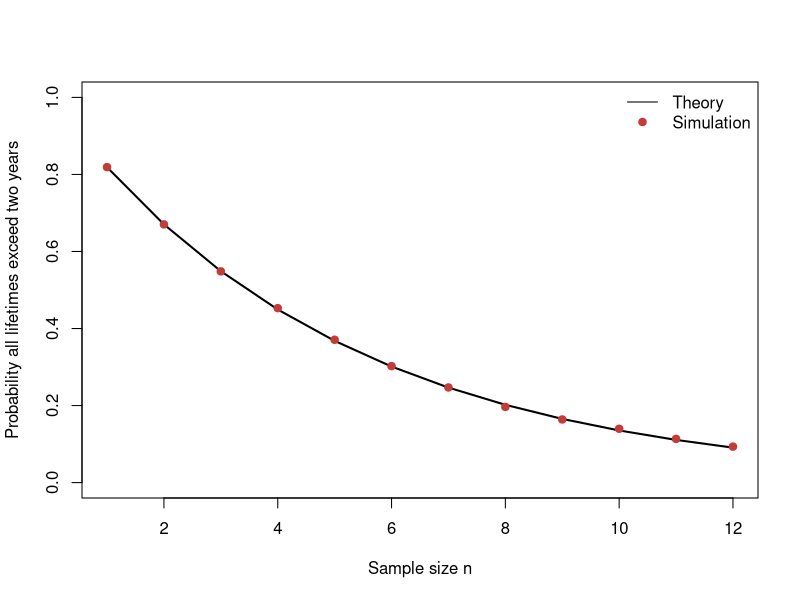
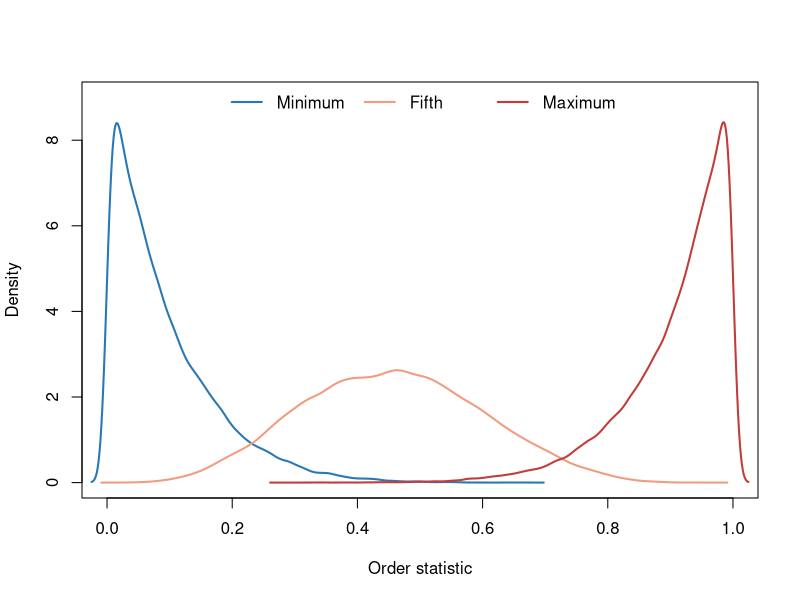
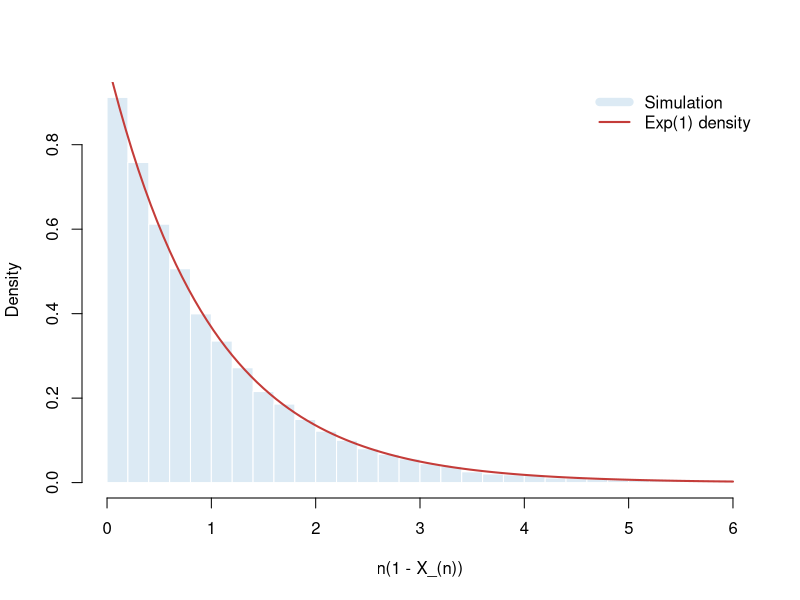

Reproduce these figures in R, in order.
## ---- chunk 1
set.seed(5201)
beta <- 10
n_grid <- 1:12
theory <- exp(-2 * n_grid / beta)
simulation <- vapply(n_grid, function(n) {
  x <- matrix(rexp(30000 * n, rate = 1 / beta), ncol = n)
  mean(apply(x, 1, min) > 2)
}, numeric(1))
plot(n_grid, theory, type = "l", lwd = 2, ylim = c(0, 1),
     xlab = "Sample size n", ylab = "Probability all lifetimes exceed two years")
points(n_grid, simulation, pch = 19, col = "#C43C39")
legend("topright", c("Theory", "Simulation"), lty = c(1, NA), pch = c(NA, 19),
       col = c("black", "#C43C39"), bty = "n")
## ---- chunk 2
set.seed(5202)
n <- 10
ord <- t(apply(matrix(runif(40000 * n), ncol = n), 1, sort))
cols <- c("#2878B5", "#F39B7F", "#C43C39")
plot(NA, xlim = c(0, 1), ylim = c(0, 9), xlab = "Order statistic", ylab = "Density")
for (k in seq_along(c(1, 5, 10))) lines(density(ord[, c(1, 5, 10)[k]]), lwd = 2, col = cols[k])
legend("top", c("Minimum", "Fifth", "Maximum"), lwd = 2, col = cols, bty = "n", horiz = TRUE)
## ---- chunk 3
set.seed(5203)
n <- 80
z <- n * (1 - apply(matrix(runif(50000 * n), ncol = n), 1, max))
hist(z, probability = TRUE, breaks = 45, col = "#DCEAF4", border = "white",
     xlim = c(0, 6), main = NULL, xlab = "n(1 - X_(n))", ylab = "Density")
curve(dexp(x), 0, 6, add = TRUE, lwd = 2, col = "#C43C39")
legend("topright", c("Simulation", "Exp(1) density"), lwd = c(8, 2),
       col = c("#DCEAF4", "#C43C39"), bty = "n")
